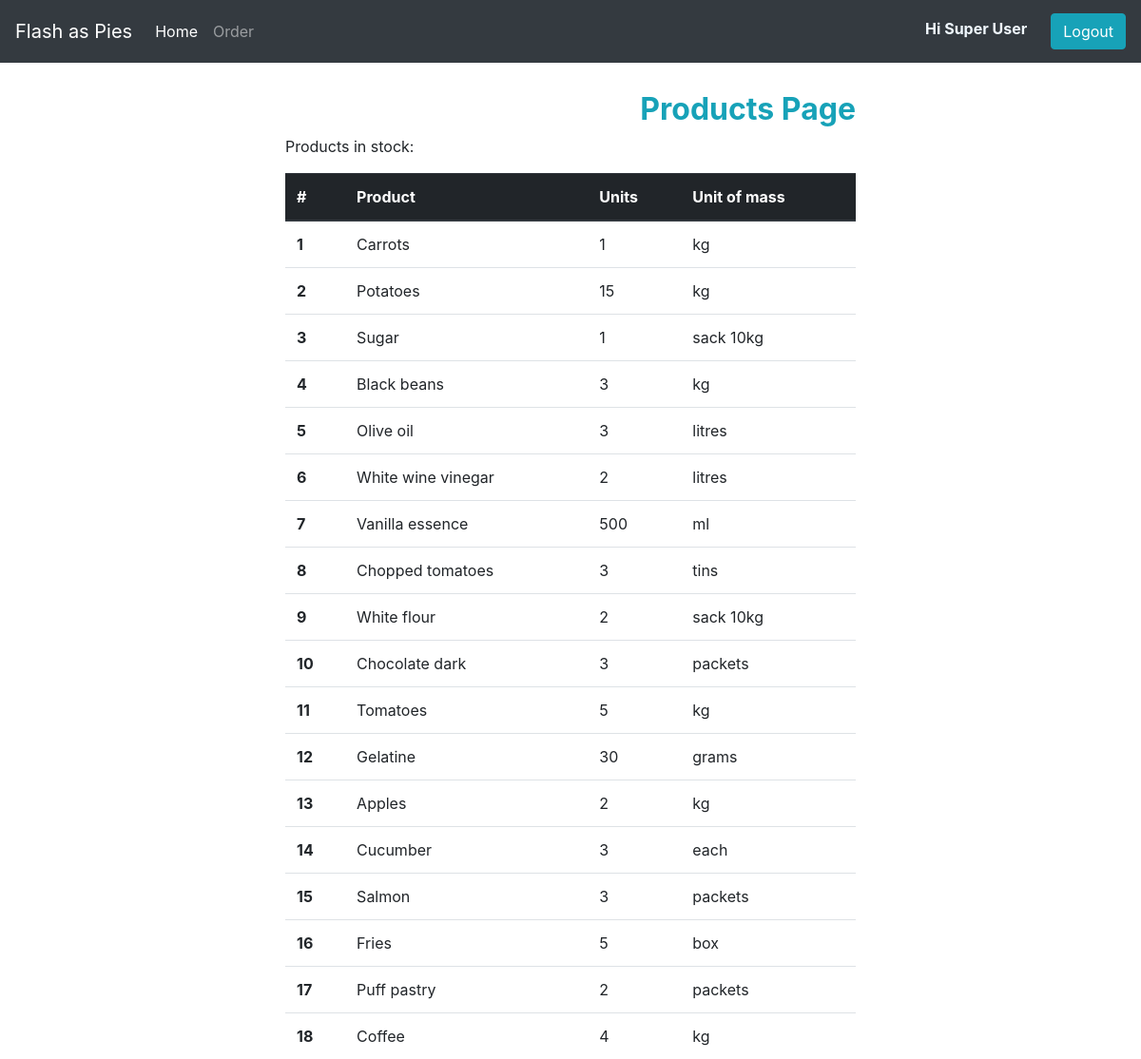
The app's page / (signed in) with its own data.
### flashAsPie/models.py (models this page shows, shortened)
class Product(models.Model):
    product_id = models.AutoField(primary_key=True, verbose_name="ID")
    product_name = models.CharField(max_length= 50)
    brand_name = models.CharField(max_length = 20)
    category = models.ForeignKey(Category, on_delete=models.SET_NULL, null=True)
    units = models.IntegerField()
    quantity = models.ForeignKey(Quantity, on_delete=models.SET_NULL, null=True)
    objects = ProductManager()
    class Meta:
        verbose_name = "Product"
        verbose_name_plural = 'Products'

class Quantity (models.Model):
    quantity_id = models.AutoField(primary_key=True)
    measure = models.CharField(max_length = 15)
    objects = QuantityManager()
    class Meta:
        verbose_name = "Quantity"
        verbose_name_plural = 'Quantity'
    def __str__(self):
        return self.measure

### flashAsPie/views.py (the view)
# urls.py: path('', home, name='home'),
def home(request):
    products = Product.objects.all()
    context = {
        'products' : products
    }
    return render(request, "home.html", context)

### flashAsPie/templates/home.html
{% extends "base.html" %}
{% load static %}
{% block content %}
<div class="tableView">
  <div class="topTitle">
    <h2>Products Page</h2>
    <p>Products in stock:<p>
  </div>
  <table class="table">
    <thead class="thead-dark">
      <tr>
        <th scope="col">#</th>
        <th scope="col">Product</th>
        <th scope="col">Units</th>
        <th scope="col">Unit of mass</th>
      </tr>
    </thead>
    <tbody>
      {% if products %}
      {% for product in products %}
        <tr>
          <th scope="row">{{product.product_id}}</th>
          <td>{{ product.product_name|capfirst }}</td>
          <td>{{ product.units}}</td>
          <td>{{ product.quantity}}</td>
        </tr>
      {% endfor %}
      {% else %}
      <div class="col-md-12">
        <h2>There are no products.</h2>
      </div>
      {% endif %}
    </tbody>
  </table>
</div>
{% endblock %}

### flashAsPie/templates/base.html (shortened to what this page needs)
{% load static %}
<!doctype html>
<html>
    <head>
<link rel="stylesheet" href="https://stackpath.bootstrapcdn.com/bootstrap/4.5.0/css/bootstrap.min.css">
<link rel="stylesheet" href="https://maxcdn.bootstrapcdn.com/font-awesome/4.7.0/css/font-awesome.min.css">
        <link rel="stylesheet" href="https://maxcdn.bootstrapcdn.com/bootstrap/4.0.0/css/bootstrap.min.css">
        <link rel="stylesheet"  href="{%  static 'css/main.css' %}">
    </head>
    <body>
        <div class="navbar-dark">
            <nav class="navbar navbar-expand-lg navbar navbar-dark bg-dark">
                <a class="navbar-brand" href="{% url 'home' %}">Flash as Pies</a>
                <div class="collapse navbar-collapse" id="navbarNav">
                  <ul class="navbar-nav">
                    <li class="nav-item active">
                      <a class="nav-link" href="{% url 'home' %}">Home <span class="sr-only">(current)</span></a>
                    </li>
                    <li class="nav-item">
                      <a class="nav-link" href="{% url 'order' %}">Order</a>
                    </li>
                  </ul>
                </div>
                {% if user.is_authenticated %}
                <p class="logged">Hi {{user.get_full_name }}</p>
                <form class="form-inline" action="{% url 'logout' %}">
                  <button class="btn  my-2 my-sm-0 btn-info" type="submit">Logout</button>
                </form>
                {% endif %}
              </nav>
        {% block content %}
        {% endblock %}
        </div>
    </body>
</html>

### enviro/static/css/main.css (style rules this page uses)
.topTitle { width: 50%; margin: 0 auto; margin-top: 30px; }
.topTitle h2 { text-align: end; font-weight: bold; color: #17a2b8; }
.tableView { height: 100%; min-height: 100%; bottom:150px; overflow:auto; }
.table { width: 50%; max-width: 100%; margin: auto; }
.table .thead-dark tr { background-color: #17a2b8 !important; }
.logged { font-weight: bold; color: aliceblue; padding-right: 25px; padding-top: 10px; }

### records on screen
Product: product_id "1", product_name "Carrots", units "1", quantity "kg"
Product: product_id "2", product_name "Potatoes", units "15", quantity "kg"
Product: product_id "3", product_name "Sugar", units "1", quantity "sack 10kg"
Product: product_id "4", product_name "Black beans", units "3", quantity "kg"
Product: product_id "5", product_name "Olive oil", units "3", quantity "litres"
Product: product_id "6", product_name "White wine vinegar", units "2", quantity "litres"
Product: product_id "7", product_name "Vanilla essence", units "500", quantity "ml"
Product: product_id "8", product_name "Chopped tomatoes", units "3", quantity "tins"
Product: product_id "9", product_name "White flour", units "2", quantity "sack 10kg"
Product: product_id "10", product_name "Chocolate dark", units "3", quantity "packets"
Product: product_id "11", product_name "Tomatoes", units "5", quantity "kg"
Product: product_id "12", product_name "Gelatine", units "30", quantity "grams"
Product: product_id "13", product_name "Apples", units "2", quantity "kg"
Product: product_id "14", product_name "Cucumber", units "3", quantity "each"
Product: product_id "15", product_name "Salmon", units "3", quantity "packets"
Product: product_id "16", product_name "Fries", units "5", quantity "box"
Product: product_id "17", product_name "Puff pastry", units "2", quantity "packets"
Product: product_id "18", product_name "Coffee", units "4", quantity "kg"

### other values on screen
{{ user.get_full_name }} "Super User"
